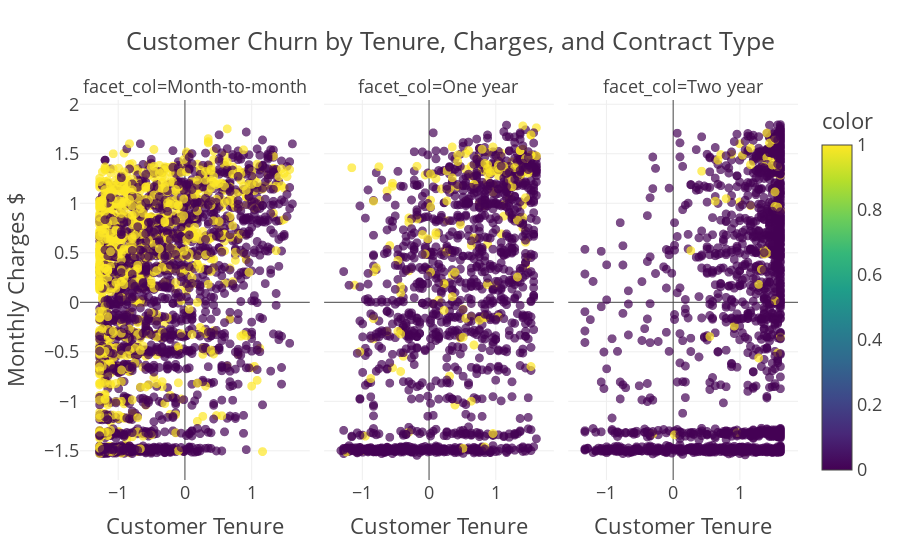

The cell this chart's notebook holds for it:
### Code cell
'''Identify and select relevant features
(attributes) influencing churn prediction,
such as contract type, monthly charges,
and tenure.'''
import plotly.express as px

fig = px.scatter(x=data['tenure'], y=data['MonthlyCharges'], 
                 color = data['Churn'], template = 'presentation', 
                 opacity = 0.7, facet_col = data['Contract'], 
                 title = 'Customer Churn by Tenure, Charges, and Contract Type',
                 labels = {'x' : 'Customer Tenure', 'y' : 'Monthly Charges $'})
                
fig.show()

### Figure 1 — Plotly figure (JSON) as saved in the notebook; plotly's stock layout.template omitted (floating-point values rounded to 4 significant figures; data arrays with more than 128 entries replaced by an {"elided": "..."} marker saying what was removed)
{"data": [{"hovertemplate": "facet_col=Month-to-month<br>Customer Tenure=%{x}<br>Monthly Charges $=%{y}<br>color=%{marker.color}<extra></extra>", "legendgroup": "", "marker": {"color": {"elided": "3875 int values"}, "coloraxis": "coloraxis", "opacity": 0.7, "symbol": "circle"}, "mode": "markers", "name": "", "showlegend": false, "type": "scattergl", "x": {"elided": "3875 float values"}, "xaxis": "x", "y": {"elided": "3875 float values"}, "yaxis": "y"}, {"hovertemplate": "facet_col=One year<br>Customer Tenure=%{x}<br>Monthly Charges $=%{y}<br>color=%{marker.color}<extra></extra>", "legendgroup": "", "marker": {"color": {"elided": "1473 int values"}, "coloraxis": "coloraxis", "opacity": 0.7, "symbol": "circle"}, "mode": "markers", "name": "", "showlegend": false, "type": "scattergl", "x": {"elided": "1473 float values"}, "xaxis": "x2", "y": {"elided": "1473 float values"}, "yaxis": "y2"}, {"hovertemplate": "facet_col=Two year<br>Customer Tenure=%{x}<br>Monthly Charges $=%{y}<br>color=%{marker.color}<extra></extra>", "legendgroup": "", "marker": {"color": {"elided": "1695 int values"}, "coloraxis": "coloraxis", "opacity": 0.7, "symbol": "circle"}, "mode": "markers", "name": "", "showlegend": false, "type": "scattergl", "x": {"elided": "1695 float values"}, "xaxis": "x3", "y": {"elided": "1695 float values"}, "yaxis": "y3"}], "layout": {"annotations": [{"font": {}, "showarrow": false, "text": "facet_col=Month-to-month", "x": 0.16, "xanchor": "center", "xref": "paper", "y": 1, "yanchor": "bottom", "yref": "paper"}, {"font": {}, "showarrow": false, "text": "facet_col=One year", "x": 0.5, "xanchor": "center", "xref": "paper", "y": 1, "yanchor": "bottom", "yref": "paper"}, {"font": {}, "showarrow": false, "text": "facet_col=Two year", "x": 0.84, "xanchor": "center", "xref": "paper", "y": 1, "yanchor": "bottom", "yref": "paper"}], "autosize": true, "coloraxis": {"colorbar": {"title": {"text": "color"}}, "colorscale": [[0, "#440154"], [0.1111, "#482878"], [0.2222, "#3e4989"], [0.3333, "#31688e"], [0.4444, "#26828e"], [0.5556, "#1f9e89"], [0.6667, "#35b779"], [0.7778, "#6ece58"], [0.8889, "#b5de2b"], [1, "#fde725"]]}, "legend": {"tracegroupgap": 0}, "title": {"text": "Customer Churn by Tenure, Charges, and Contract Type"}, "xaxis": {"anchor": "y", "autorange": true, "domain": [0, 0.32], "range": [-1.554, 1.85], "title": {"text": "Customer Tenure"}, "type": "linear"}, "xaxis2": {"anchor": "y2", "autorange": true, "domain": [0.34, 0.66], "matches": "x", "range": [-1.554, 1.85], "title": {"text": "Customer Tenure"}, "type": "linear"}, "xaxis3": {"anchor": "y3", "autorange": true, "domain": [0.68, 1.0], "matches": "x", "range": [-1.554, 1.85], "title": {"text": "Customer Tenure"}, "type": "linear"}, "yaxis": {"anchor": "x", "autorange": true, "domain": [0, 1], "range": [-1.87, 2.118], "title": {"text": "Monthly Charges $"}, "type": "linear"}, "yaxis2": {"anchor": "x2", "autorange": true, "domain": [0, 1], "matches": "y", "range": [-1.87, 2.118], "showticklabels": false, "type": "linear"}, "yaxis3": {"anchor": "x3", "autorange": true, "domain": [0, 1], "matches": "y", "range": [-1.87, 2.118], "showticklabels": false, "type": "linear"}}}
